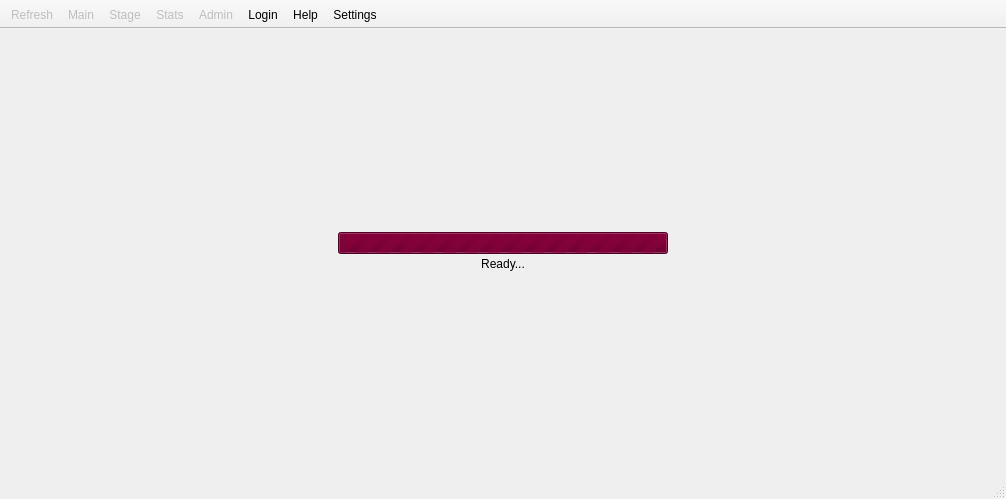
<?xml version="1.0" encoding="UTF-8"?>
<ui version="4.0">
 <class>MainWindow</class>
 <widget class="QMainWindow" name="MainWindow">
  <property name="geometry">
   <rect>
    <x>0</x>
    <y>0</y>
    <width>1006</width>
    <height>499</height>
   </rect>
  </property>
  <property name="minimumSize">
   <size>
    <width>640</width>
    <height>200</height>
   </size>
  </property>
  <property name="palette">
   <palette>
    <active>
     <colorrole role="Highlight">
      <brush brushstyle="SolidPattern">
       <color alpha="255">
        <red>113</red>
        <green>1</green>
        <blue>50</blue>
       </color>
      </brush>
     </colorrole>
    </active>
    <inactive>
     <colorrole role="Highlight">
      <brush brushstyle="SolidPattern">
       <color alpha="255">
        <red>113</red>
        <green>1</green>
        <blue>50</blue>
       </color>
      </brush>
     </colorrole>
    </inactive>
    <disabled>
     <colorrole role="Highlight">
      <brush brushstyle="SolidPattern">
       <color alpha="255">
        <red>51</red>
        <green>153</green>
        <blue>255</blue>
       </color>
      </brush>
     </colorrole>
    </disabled>
   </palette>
  </property>
  <property name="windowTitle">
   <string>Ramses</string>
  </property>
  <property name="windowIcon">
   <iconset resource="resources.qrc">
    <normaloff>:/icons/icon</normaloff>:/icons/icon</iconset>
  </property>
  <property name="toolButtonStyle">
   <enum>Qt::ToolButtonTextUnderIcon</enum>
  </property>
  <widget class="QWidget" name="centralWidget">
   <layout class="QVBoxLayout" name="verticalLayout_12">
    <property name="leftMargin">
     <number>4</number>
    </property>
    <property name="topMargin">
     <number>0</number>
    </property>
    <property name="rightMargin">
     <number>4</number>
    </property>
    <property name="bottomMargin">
     <number>4</number>
    </property>
    <item>
     <widget class="QStackedWidget" name="mainStack">
      <property name="currentIndex">
       <number>6</number>
      </property>
      <widget class="QWidget" name="loginPage">
       <layout class="QGridLayout" name="gridLayout_2">
        <item row="1" column="0">
         <widget class="QWidget" name="loginWidget" native="true">
          <property name="minimumSize">
           <size>
            <width>200</width>
            <height>0</height>
           </size>
          </property>
          <property name="maximumSize">
           <size>
            <width>200</width>
            <height>400</height>
           </size>
          </property>
          <layout class="QVBoxLayout" name="verticalLayout_3">
           <property name="spacing">
            <number>3</number>
           </property>
           <property name="leftMargin">
            <number>0</number>
           </property>
           <property name="topMargin">
            <number>0</number>
           </property>
           <property name="rightMargin">
            <number>0</number>
           </property>
           <property name="bottomMargin">
            <number>0</number>
           </property>
           <item>
            <widget class="QLabel" name="logoLabel">
             <property name="minimumSize">
              <size>
               <width>200</width>
               <height>200</height>
              </size>
             </property>
             <property name="maximumSize">
              <size>
               <width>200</width>
               <height>200</height>
              </size>
             </property>
             <property name="text">
              <string/>
             </property>
             <property name="pixmap">
              <pixmap resource="resources.qrc">:/icons/logo</pixmap>
             </property>
             <property name="scaledContents">
              <bool>true</bool>
             </property>
            </widget>
           </item>
           <item>
            <widget class="QLineEdit" name="usernameEdit">
             <property name="frame">
              <bool>false</bool>
             </property>
             <property name="alignment">
              <set>Qt::AlignCenter</set>
             </property>
             <property name="placeholderText">
              <string>Username</string>
             </property>
            </widget>
           </item>
           <item>
            <widget class="QLineEdit" name="passwordEdit">
             <property name="frame">
              <bool>false</bool>
             </property>
             <property name="echoMode">
              <enum>QLineEdit::Password</enum>
             </property>
             <property name="alignment">
              <set>Qt::AlignCenter</set>
             </property>
             <property name="placeholderText">
              <string>Password</string>
             </property>
            </widget>
           </item>
           <item>
            <widget class="QPushButton" name="loginButton">
             <property name="text">
              <string>Log in</string>
             </property>
             <property name="icon">
              <iconset resource="resources.qrc">
               <normaloff>:/icons/icons/sign in 1.png</normaloff>:/icons/icons/sign in 1.png</iconset>
             </property>
            </widget>
           </item>
           <item>
            <widget class="QWidget" name="serverWidget" native="true">
             <property name="minimumSize">
              <size>
               <width>200</width>
               <height>0</height>
              </size>
             </property>
             <property name="maximumSize">
              <size>
               <width>200</width>
               <height>16777215</height>
              </size>
             </property>
             <layout class="QHBoxLayout" name="horizontalLayout_2">
              <property name="spacing">
               <number>3</number>
              </property>
              <property name="leftMargin">
               <number>0</number>
              </property>
              <property name="topMargin">
               <number>0</number>
              </property>
              <property name="rightMargin">
               <number>0</number>
              </property>
              <property name="bottomMargin">
               <number>0</number>
              </property>
              <item>
               <widget class="QPushButton" name="serverSettingsButton">
                <property name="text">
                 <string>Network Settings</string>
                </property>
                <property name="icon">
                 <iconset resource="resources.qrc">
                  <normaloff>:/icons/icons/cogs 1.png</normaloff>:/icons/icons/cogs 1.png</iconset>
                </property>
               </widget>
              </item>
             </layout>
            </widget>
           </item>
          </layout>
         </widget>
        </item>
        <item row="2" column="0">
         <widget class="QLabel" name="connectionStatusLabel">
          <property name="enabled">
           <bool>false</bool>
          </property>
          <property name="text">
           <string>Ready...</string>
          </property>
          <property name="alignment">
           <set>Qt::AlignCenter</set>
          </property>
         </widget>
        </item>
        <item row="0" column="0">
         <spacer name="verticalSpacer">
          <property name="orientation">
           <enum>Qt::Vertical</enum>
          </property>
          <property name="sizeHint" stdset="0">
           <size>
            <width>20</width>
            <height>40</height>
           </size>
          </property>
         </spacer>
        </item>
        <item row="3" column="0">
         <spacer name="verticalSpacer_2">
          <property name="orientation">
           <enum>Qt::Vertical</enum>
          </property>
          <property name="sizeHint" stdset="0">
           <size>
            <width>20</width>
            <height>40</height>
           </size>
          </property>
         </spacer>
        </item>
       </layout>
      </widget>
      <widget class="QWidget" name="mainPage">
       <layout class="QVBoxLayout" name="mainPageLayout">
        <property name="spacing">
         <number>3</number>
        </property>
        <property name="leftMargin">
         <number>0</number>
        </property>
        <property name="topMargin">
         <number>0</number>
        </property>
        <property name="rightMargin">
         <number>0</number>
        </property>
        <property name="bottomMargin">
         <number>0</number>
        </property>
       </layout>
      </widget>
      <widget class="QWidget" name="stagePage">
       <layout class="QVBoxLayout" name="verticalLayout_4">
        <item>
         <spacer name="verticalSpacer_3">
          <property name="orientation">
           <enum>Qt::Vertical</enum>
          </property>
          <property name="sizeHint" stdset="0">
           <size>
            <width>20</width>
            <height>32</height>
           </size>
          </property>
         </spacer>
        </item>
        <item>
         <widget class="QLabel" name="label">
          <property name="text">
           <string/>
          </property>
          <property name="pixmap">
           <pixmap resource="resources.qrc">:/icons/icons/cogs.png</pixmap>
          </property>
          <property name="alignment">
           <set>Qt::AlignCenter</set>
          </property>
         </widget>
        </item>
        <item>
         <widget class="QLabel" name="label_2">
          <property name="font">
           <font>
            <weight>75</weight>
            <bold>true</bold>
           </font>
          </property>
          <property name="text">
           <string>Stage
Under construction, sorry!</string>
          </property>
          <property name="alignment">
           <set>Qt::AlignCenter</set>
          </property>
         </widget>
        </item>
        <item>
         <spacer name="verticalSpacer_4">
          <property name="orientation">
           <enum>Qt::Vertical</enum>
          </property>
          <property name="sizeHint" stdset="0">
           <size>
            <width>20</width>
            <height>33</height>
           </size>
          </property>
         </spacer>
        </item>
       </layout>
      </widget>
      <widget class="QWidget" name="statsPage">
       <layout class="QVBoxLayout" name="verticalLayout_5">
        <item>
         <spacer name="verticalSpacer_6">
          <property name="orientation">
           <enum>Qt::Vertical</enum>
          </property>
          <property name="sizeHint" stdset="0">
           <size>
            <width>20</width>
            <height>32</height>
           </size>
          </property>
         </spacer>
        </item>
        <item>
         <widget class="QLabel" name="label_4">
          <property name="text">
           <string/>
          </property>
          <property name="pixmap">
           <pixmap resource="resources.qrc">:/icons/icons/cogs.png</pixmap>
          </property>
          <property name="alignment">
           <set>Qt::AlignCenter</set>
          </property>
         </widget>
        </item>
        <item>
         <widget class="QLabel" name="label_3">
          <property name="font">
           <font>
            <weight>75</weight>
            <bold>true</bold>
           </font>
          </property>
          <property name="text">
           <string>Statistics
Under construction, sorry!</string>
          </property>
          <property name="alignment">
           <set>Qt::AlignCenter</set>
          </property>
         </widget>
        </item>
        <item>
         <spacer name="verticalSpacer_5">
          <property name="orientation">
           <enum>Qt::Vertical</enum>
          </property>
          <property name="sizeHint" stdset="0">
           <size>
            <width>20</width>
            <height>33</height>
           </size>
          </property>
         </spacer>
        </item>
       </layout>
      </widget>
      <widget class="QWidget" name="adminPage">
       <layout class="QVBoxLayout" name="adminPageLayout">
        <property name="spacing">
         <number>0</number>
        </property>
        <property name="leftMargin">
         <number>1</number>
        </property>
        <property name="topMargin">
         <number>0</number>
        </property>
        <property name="rightMargin">
         <number>0</number>
        </property>
        <property name="bottomMargin">
         <number>0</number>
        </property>
       </layout>
      </widget>
      <widget class="QWidget" name="settingsPage">
       <layout class="QVBoxLayout" name="settingsPageLayout">
        <property name="spacing">
         <number>3</number>
        </property>
        <property name="leftMargin">
         <number>0</number>
        </property>
        <property name="topMargin">
         <number>0</number>
        </property>
        <property name="rightMargin">
         <number>0</number>
        </property>
        <property name="bottomMargin">
         <number>0</number>
        </property>
       </layout>
      </widget>
      <widget class="QWidget" name="waitingPage">
       <layout class="QGridLayout" name="gridLayout">
        <item row="0" column="1">
         <spacer name="verticalSpacer_7">
          <property name="orientation">
           <enum>Qt::Vertical</enum>
          </property>
          <property name="sizeHint" stdset="0">
           <size>
            <width>20</width>
            <height>40</height>
           </size>
          </property>
         </spacer>
        </item>
        <item row="1" column="2">
         <spacer name="horizontalSpacer_4">
          <property name="orientation">
           <enum>Qt::Horizontal</enum>
          </property>
          <property name="sizeHint" stdset="0">
           <size>
            <width>40</width>
            <height>20</height>
           </size>
          </property>
         </spacer>
        </item>
        <item row="1" column="1">
         <layout class="QVBoxLayout" name="verticalLayout_2">
          <item>
           <widget class="QProgressBar" name="waitingProgressBar">
            <property name="maximum">
             <number>0</number>
            </property>
            <property name="value">
             <number>-1</number>
            </property>
            <property name="textVisible">
             <bool>false</bool>
            </property>
           </widget>
          </item>
          <item>
           <widget class="QLabel" name="waitingLabel">
            <property name="text">
             <string>Ready...</string>
            </property>
            <property name="alignment">
             <set>Qt::AlignCenter</set>
            </property>
           </widget>
          </item>
         </layout>
        </item>
        <item row="1" column="0">
         <spacer name="horizontalSpacer_3">
          <property name="orientation">
           <enum>Qt::Horizontal</enum>
          </property>
          <property name="sizeHint" stdset="0">
           <size>
            <width>40</width>
            <height>20</height>
           </size>
          </property>
         </spacer>
        </item>
        <item row="2" column="1">
         <spacer name="verticalSpacer_8">
          <property name="orientation">
           <enum>Qt::Vertical</enum>
          </property>
          <property name="sizeHint" stdset="0">
           <size>
            <width>20</width>
            <height>40</height>
           </size>
          </property>
         </spacer>
        </item>
       </layout>
      </widget>
     </widget>
    </item>
   </layout>
  </widget>
  <widget class="QToolBar" name="mainToolBar">
   <property name="movable">
    <bool>false</bool>
   </property>
   <property name="floatable">
    <bool>false</bool>
   </property>
   <attribute name="toolBarArea">
    <enum>TopToolBarArea</enum>
   </attribute>
   <attribute name="toolBarBreak">
    <bool>false</bool>
   </attribute>
   <addaction name="actionRefresh"/>
   <addaction name="actionMain"/>
   <addaction name="actionStage"/>
   <addaction name="actionStats"/>
   <addaction name="actionAdmin"/>
   <addaction name="actionLogout"/>
   <addaction name="actionHelp"/>
   <addaction name="actionSettings"/>
  </widget>
  <widget class="QStatusBar" name="mainStatusBar"/>
  <action name="actionMain">
   <property name="checkable">
    <bool>true</bool>
   </property>
   <property name="enabled">
    <bool>false</bool>
   </property>
   <property name="icon">
    <iconset resource="resources.qrc">
     <normaloff>:/icons/icons/table.png</normaloff>:/icons/icons/table.png</iconset>
   </property>
   <property name="text">
    <string>Main</string>
   </property>
  </action>
  <action name="actionStage">
   <property name="checkable">
    <bool>true</bool>
   </property>
   <property name="enabled">
    <bool>false</bool>
   </property>
   <property name="icon">
    <iconset resource="resources.qrc">
     <normaloff>:/icons/icons/tasks.png</normaloff>:/icons/icons/tasks.png</iconset>
   </property>
   <property name="text">
    <string>Stage</string>
   </property>
  </action>
  <action name="actionStats">
   <property name="checkable">
    <bool>true</bool>
   </property>
   <property name="enabled">
    <bool>false</bool>
   </property>
   <property name="icon">
    <iconset resource="resources.qrc">
     <normaloff>:/icons/icons/bar_chart.png</normaloff>:/icons/icons/bar_chart.png</iconset>
   </property>
   <property name="text">
    <string>Stats</string>
   </property>
  </action>
  <action name="actionAdmin">
   <property name="checkable">
    <bool>true</bool>
   </property>
   <property name="enabled">
    <bool>false</bool>
   </property>
   <property name="icon">
    <iconset resource="resources.qrc">
     <normaloff>:/icons/icons/pencil_square.png</normaloff>:/icons/icons/pencil_square.png</iconset>
   </property>
   <property name="text">
    <string>Admin</string>
   </property>
  </action>
  <action name="actionLogout">
   <property name="checkable">
    <bool>true</bool>
   </property>
   <property name="icon">
    <iconset resource="resources.qrc">
     <normaloff>:/icons/login</normaloff>:/icons/login</iconset>
   </property>
   <property name="text">
    <string>Login</string>
   </property>
   <property name="toolTip">
    <string>Login</string>
   </property>
  </action>
  <action name="actionSettings">
   <property name="checkable">
    <bool>true</bool>
   </property>
   <property name="icon">
    <iconset resource="resources.qrc">
     <normaloff>:/icons/icons/cogs.png</normaloff>:/icons/icons/cogs.png</iconset>
   </property>
   <property name="text">
    <string>Settings</string>
   </property>
  </action>
  <action name="actionOnline">
   <property name="text">
    <string>Offline</string>
   </property>
  </action>
  <action name="actionHelp">
   <property name="checkable">
    <bool>true</bool>
   </property>
   <property name="icon">
    <iconset resource="resources.qrc">
     <normaloff>:/icons/icons/question.png</normaloff>:/icons/icons/question.png</iconset>
   </property>
   <property name="text">
    <string>Help</string>
   </property>
  </action>
  <action name="actionRefresh">
   <property name="enabled">
    <bool>false</bool>
   </property>
   <property name="icon">
    <iconset resource="resources.qrc">
     <normaloff>:/icons/refresh</normaloff>:/icons/refresh</iconset>
   </property>
   <property name="text">
    <string>Refresh</string>
   </property>
   <property name="toolTip">
    <string>Update the local data from remote server.</string>
   </property>
  </action>
 </widget>
 <layoutdefault spacing="3" margin="3"/>
 <resources>
  <include location="resources.qrc"/>
 </resources>
 <connections/>
</ui>
